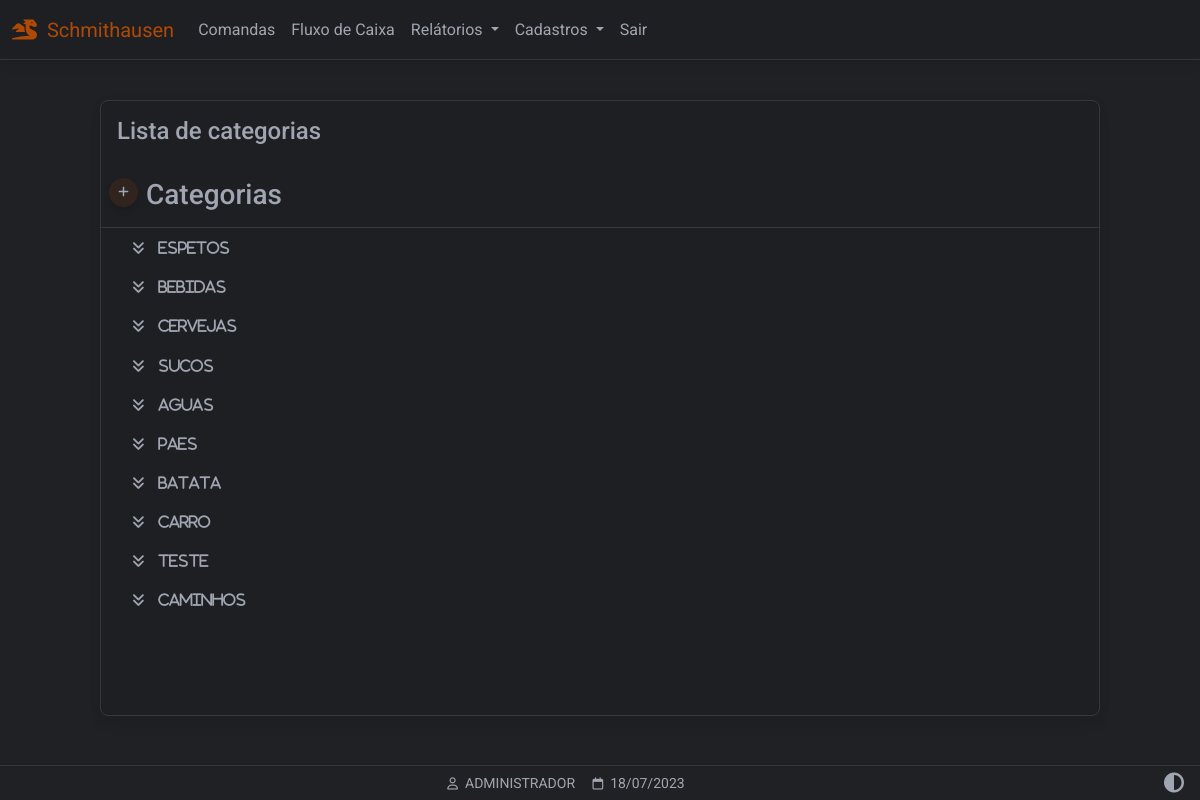
Page /categorias (signed in) on the earlier database version.
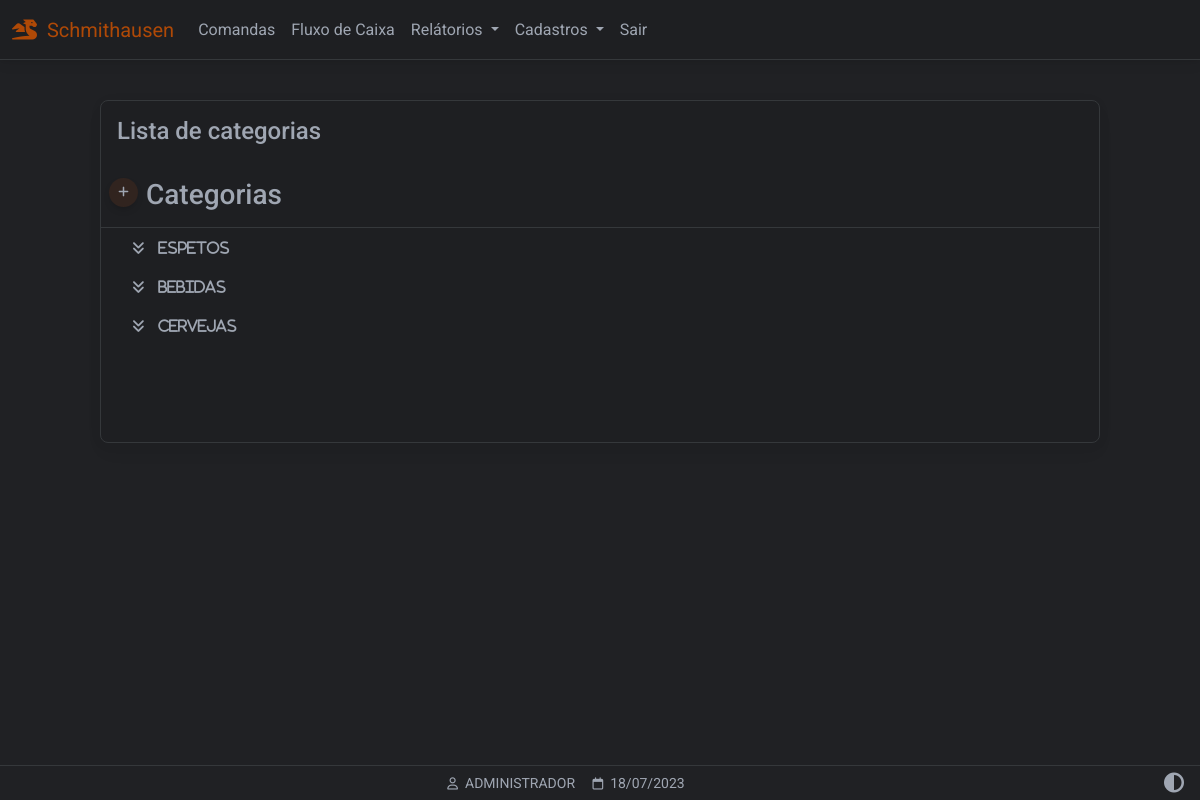
Same page on the later database version.
### website/models.py (models this page shows)
class Categoria(db.Model):
    id = db.Column(db.Integer, primary_key=True)
    nome = db.Column(db.String(150))
    categoria = db.relationship('Tamanho',backref='tamanhos')

class User(db.Model, UserMixin):
    id = db.Column(db.Integer, primary_key=True)
    email = db.Column(db.String(150), unique=True)
    password = db.Column(db.String(150))
    first_name = db.Column(db.String(150))
    user = db.relationship('Produto',backref='produto')

### website/views.py (the view)
@views.route('/categorias', methods=['GET','POST'])
@login_required
def categorias():
    categorias = Categoria.query.all()
    tamanhos = Tamanho.query.all()
    return render_template("categorias_listar.html",
        user=current_user,
        data=data,
        tamanhos=tamanhos,
        categorias=categorias)

### website/__init__.py (called while the page is built)
def create_app():
    app = Flask(__name__)
    app.config['SECRET_KEY'] = 'hjshjhdjah kjshkjdhjs'
    app.config['SQLALCHEMY_DATABASE_URI'] = f'sqlite:///{DB_NAME}'
    app.config["TEMPLATES_AUTO_RELOAD"] = True
    db.init_app(app)
    from .views import views
    from .auth import auth
    app.register_blueprint(views, url_prefix='/')
    app.register_blueprint(auth, url_prefix='/')
    from .models import User, Cliente, Produto
    with app.app_context():
        db.create_all()
    login_manager = LoginManager()
    login_manager.login_view = 'auth.login'
    login_manager.login_message = u"FAVOR EFETUAR LOGIN!"
    login_manager.init_app(app)
    @login_manager.user_loader
    def load_user(id):
        return User.query.get(int(id))
    return app

### website/templates/categorias_listar.html (shortened to what this page needs)
{% extends "base.html" %}
{% block content %}
<div class="container-fluid" style="min-height:100dvh;padding-top:100px">
    <div class="table-responsive w-100 card myTheme-900 larg-max m-auto" style="padding-bottom: 80px">
<table class="table table-dropdown table-borderless table-sm myTheme-900 ">
                    <thead>
                    <tr>
                    <p class="h4 p-3 ">Lista de categorias</p>
                    </tr>
                    <tr>
                    <th>
                        <div class="d-flex">
                            <a href="" class="p-2 btn btn-sm btn-floating btn-add"
                            data-mdb-toggle="modal"
                            data-mdb-target="#modal-categoria">
                            <i class="fa-solid fa-plus"></i></a>
                            <span class="h3 ms-2">Categorias</span>
                        </div>
                    </th>
                    </tr>
                    </thead>
                    <tbody id="tb-categorias">
                    {% for cat in categorias %}
                    <tr>
                        <td class="text-nowrap" scope="row">
                        <details>
                        <summary class="ps-4">&nbsp;&nbsp;&nbsp;&nbsp;{{ cat.nome }}</summary>
                        </details>
                        </td>
                    </tr>
                    {% endfor %}
                </tbody>
        </table>
    </div>
</div>
{% endblock %}
{% block titlefooter %}
<span>
    &nbsp;{{ user.first_name.split()[0] | upper }}
    <span>
        &nbsp;{{ data.strftime('%d/%m/%Y') }}
    </span>
{% endblock %}

### website/templates/base.html (shortened to what this page needs)
<!DOCTYPE html>
<html lang="pt-br" class="{{ 'light-mode' if session.get('theme') == 'light' }}">
<head>
<link rel="stylesheet" href="https://cdnjs.cloudflare.com/ajax/libs/font-awesome/6.0.0/css/all.min.css"/>
<link rel="stylesheet" type="text/css"       href="{{ url_for('static', filename='css/mdb.min.css')      }}">
<link rel="stylesheet" type="text/css"       href="{{ url_for('static', filename='css/base.css')         }}">
</head>
<body class="myTheme-500">
<nav id="navbar" class="autohide navbar navbar-expand-lg fixed-top ">
  <div class="container-fluid">
    <a class="navbar-brand"><i class="fa-solid fa-dragon"></i>&nbsp;&nbsp;Schmithausen</a>
    {% if user.is_authenticated %}
    <div class="collapse navbar-collapse" id="navbarSupportedContent">
      <ul class="navbar-nav me-auto mb-2 mb-lg-0 my-navbar">
        <li class="nav-item">
          <a class="nav-link" href="/comandas">Comandas</a>
        </li>
        <li class="nav-item">
          <a class="nav-link" href="#">Fluxo de Caixa</a>
        </li>
        <li class="nav-item dropdown">
          <a class="nav-link dropdown-toggle" href="#" id="navbarDropdown" role="button" data-mdb-toggle="dropdown" aria-expanded="false">
            Relátorios
          </a>
        </li>
        <li class="nav-item dropdown">
          <a class="nav-link dropdown-toggle" href="#" id="navbarDropdown" role="button" data-mdb-toggle="dropdown" aria-expanded="false">
            Cadastros
          </a>
                      <li class="nav-item">
                      <a class="nav-link btn-sair" href="/logout">Sair</a>
                      </li>
        {% endif %}
        </li>
      </ul>
    </div>
  </div>
</nav>
  {% block content %}
  {% endblock %}
<footer class="row text-center fixed-bottom my-footer">
  <div class="col text-center p-1" style="min-width: 250px">
   <small>
   {% block titlefooter %}{% endblock %}
   </small>
    </div>
<div class="col text-center p-1 me-2" style="max-width: 60px;">
            <a href="{{ url_for('views.toggle_theme', current_page=request.path) }}" class="nav__link">
            <span class="nav__item">
                <i class="fa-solid fa-circle-half-stroke fa-lg"></i>
            </span>
</div>
</footer>
</body>
</html>

### website/static/css/base.css (style rules this page uses)
:root { --custom-color: 211, 84, 0; --color-primary: 59, 113, 202; --color-secondary: 159,166,178; --color-success: 20,164,77; --color-danger: 220, 76, 76; --color-warning: 228,161,27; --color-info: 84,180,211; --color-ligth: 251,251,251; --color-theme-500: 32, 33, 36; --color-theme-900: 30, 31, 34; --cor-fonte: 159,166,178; --cor-da-borda: 53, 56, 59; }
.larg-max { max-width: 1000px!important; }
.myTheme-900 { background-color: rgb(var(--color-theme-900))!important; color: rgb(var(--cor-fonte))!important; }
.myTheme-500 { background-color: rgb(var(--color-theme-500))!important; color: rgb(var(--cor-fonte))!important; }
.navbar-expand-lg { background-color: rgb(var(--color-theme-900)); border-bottom: 1px solid rgb(var(--cor-da-borda)); }
.fa-bars, .fa-circle-half-stroke { color: rgb(var(--cor-fonte))!important; }
#navbar .nav-link { color: rgb(var(--cor-fonte))!important; }
.my-footer { background-color: rgb(var(--color-theme-500)); border-top: 1px solid rgb(var(--cor-da-borda)); color: rgb(var(--cor-fonte)); }
.my-footer span { color: rgb(var(--cor-fonte)); }
.table-responsive { border: 1px solid rgb(var(--cor-da-borda))!important; color: rgb(var(--cor-fonte))!important; margin-bottom: 80px!important; }
.table-responsive thead th { border-bottom: 1px solid rgb(var(--cor-da-borda))!important; }
details > summary { font-family: FontAwesome; list-style-type: '\f103'; }
.btn-add { background-color: rgba(var(--custom-color),0.1); border-radius: 50%; width: 30px; height: 30px; color: rgb(var(--cor-fonte)); display: flex; align-items: center; justify-content: center; }
.navbar-brand { color:rgba(var(--custom-color),0.8); pointer-events: none;" }

Differences in the rows shown:
removed Categoria: nome "SUCOS"
removed Categoria: nome "AGUAS"
removed Categoria: nome "PAES"
removed Categoria: nome "BATATA"
removed Categoria: nome "CARRO"
removed Categoria: nome "TESTE"
removed Categoria: nome "CAMINHOS"
